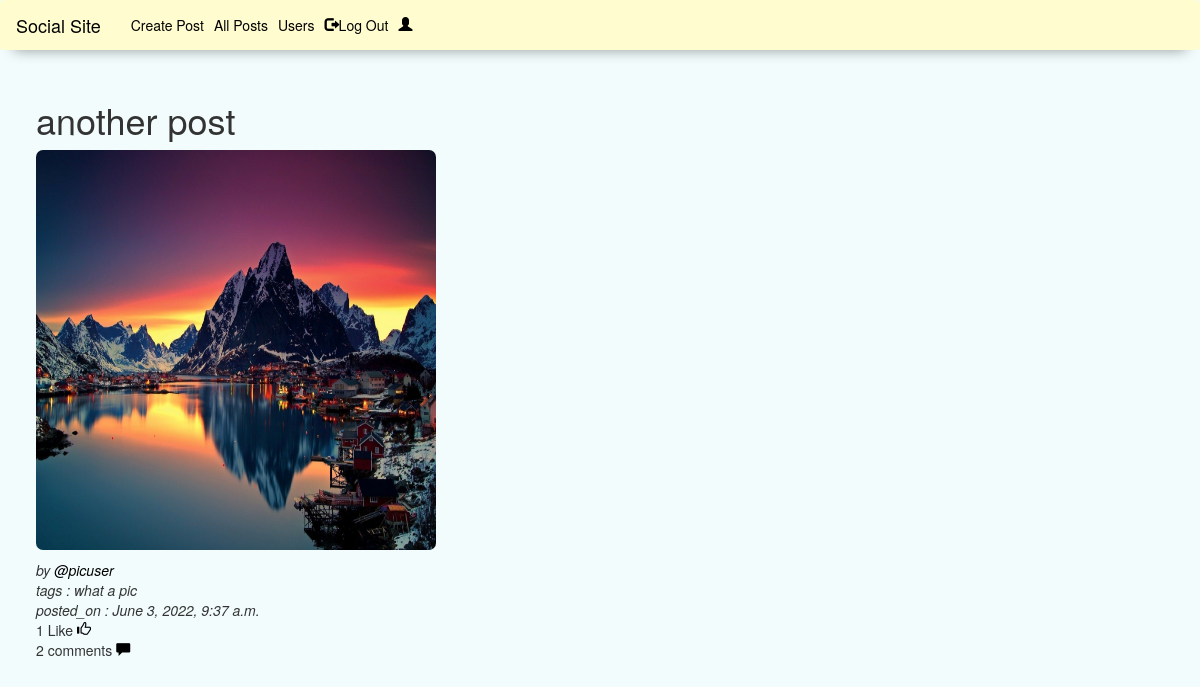
The page /feed/post/35/ (signed in) on the database its author committed.
### feed/models.py (models this page shows, shortened)
class Post(models.Model):
    description = models.CharField(max_length = 255, blank = True)
    pic = models.ImageField(default='default.jpg',upload_to='images/')
    date_posted = models.DateTimeField(auto_now=True)
    user = models.ForeignKey(User, related_name='posts',
        null=True, blank = True, on_delete=models.CASCADE)
    tags = models.CharField(max_length=100,blank=True)

### accounts/models.py (models this page shows, shortened)
class Profile(models.Model):
    user = models.OneToOneField(User, on_delete = models.CASCADE)
    image = models.ImageField(default='default.jpg',upload_to='profile_pic')
    slug = AutoSlugField(populate_from='user')
    bio = models.CharField(max_length = 100, blank = True)
    friends = models.ManyToManyField('Profile',blank = True)
    def __str__(self):
        return f'@{self.user.username}'

### feed/views.py (the view)
# urls.py: path('post/<int:pk>/',views.PostDetailView.as_view(),name='post_detail_view'),
class PostDetailView(generic.DetailView):
    model = Post
    template_name = 'feed/post_detail.html'
    context_object_name = 'post'
    def get_queryset(self,**kwargs):
        queryset = super().get_queryset()
        return queryset.filter(pk=self.kwargs.get('pk'))
    def get_context_data(self,**kwargs):
        context = super().get_context_data()
        post = get_object_or_404(Post,pk=self.kwargs.get('pk'))
        is_liked = Like.objects.filter(user=self.request.user,Post=post)
        liked_by = Like.objects.filter(Post=post)
        context['is_liked'] = is_liked
        context['liked_by'] = liked_by
        return context

### feed/templates/feed/post_detail.html (shortened to what this page needs)
{% extends 'base.html' %}
{% block content %}
  <h1>{{post.description}}</h1>
  <a href="{{post.pic.url}}"><img src="{{post.pic.url}}" alt="" width="400" height="400"></a>
  <p>
    <div class="post_info">
      by
      <a href="#">{{post.user.profile}}</a>
      <br>
      tags : {{post.tags}}
      <br>
      posted_on : {{post.date_posted}}
    </div>
    {{ post.likes.count }} Like{{post.likes.count|pluralize}}
  {% if user != post.user %}
   {% if post in liked_posts %}
       <a href="{% url 'feed:post_like' pk=post.pk %}" style="color:blue"><span class='glyphicon glyphicon-thumbs-up'></span></a>
   {% else %}
       <a href="{% url 'feed:post_like' pk=post.pk %}" style="color:black"><span class='glyphicon glyphicon-thumbs-up'></span></a>
   {% endif %}
  {% endif %}
  <br>
  {{post.comments.count}} comment{{post.comments.count|pluralize}}
  {% if user != post.user %}
    <a href="{% url 'feed:new_comment' pk=post.pk%}">
      <span class="glyphicon glyphicon-comment" style="color:black" ></span></a>
  {% endif %}
  </p>
{% endblock %}

### static/CSS/mysite.css (style rules this page uses)
a { color : black; font-style: italic; }
.post_info { font-style : italic; }
img { border-radius: 0.5em; }
.glyphicon { position: static; }

### rows shown on the page
Post: description "another post", pic (picture), user.profile "@picuser", tags "what a pic", date_posted "June 3, 2022, 9:37 a.m.", likes.count "1", comments.count "2"
